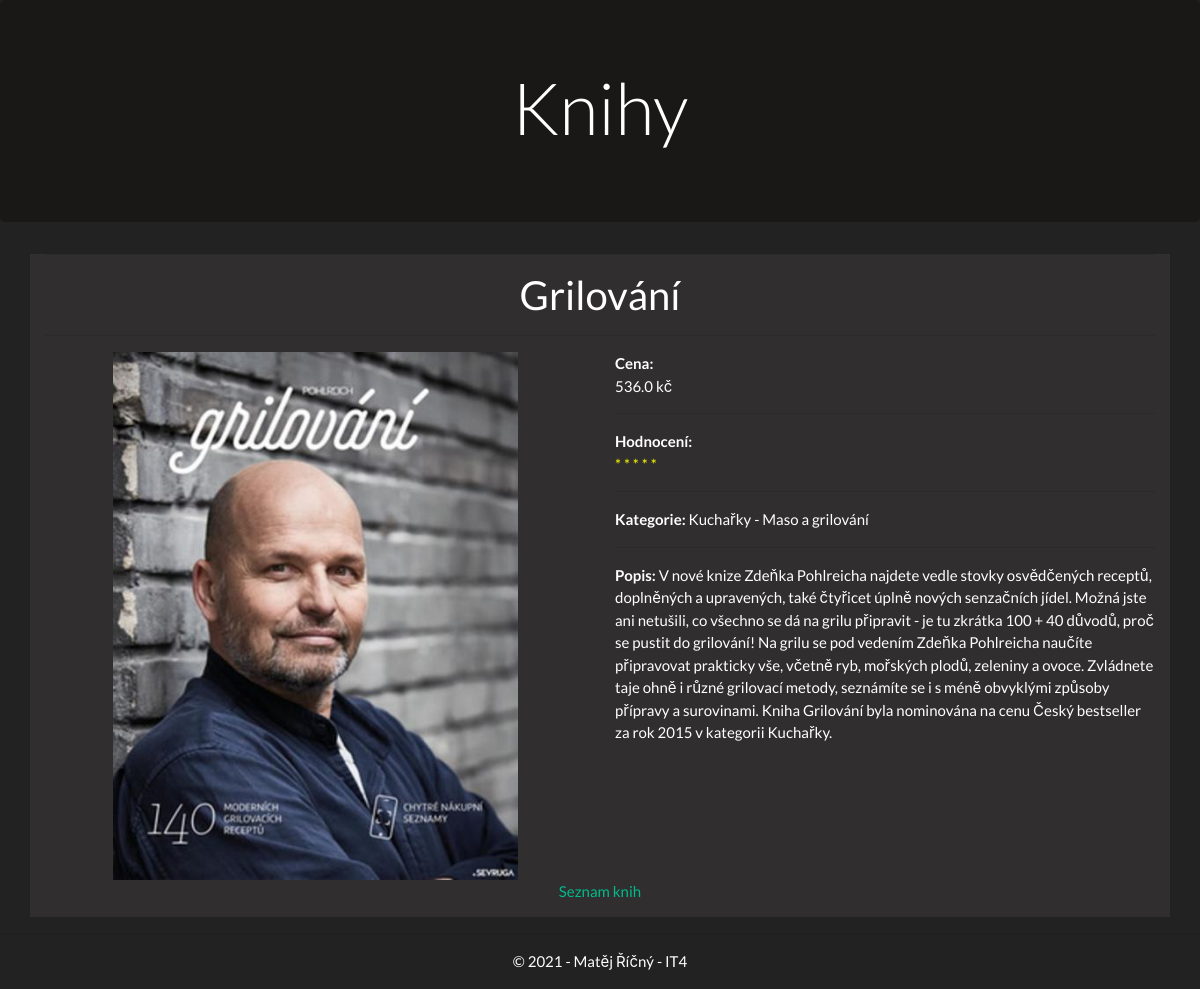
Page /knihy/detail/3 on the committed database.
### books/models.py (models this page shows, shortened)
class kniha(models.Model):
    nazev = models.CharField(max_length=50, verbose_name="Název knihy")
    autor_jmeno = models.CharField(max_length=50, verbose_name="Jméno autora")
    autor_prijmeni = models.CharField(max_length=50, verbose_name="Příjmení autora")
    rok = models.DateField(auto_now_add=True)
    popis = models.TextField(blank=True, null=True, verbose_name="Popis knihy")
    cena = models.FloatField(validators=[MinValueValidator(0.0)], null=True,
                             help_text="Zadejte cenu knihy", verbose_name="Cena")
    HODNOCENI = (
        (5, 'Výborná'),
        (4, 'Dobrá'),
        (3, 'Průměrná'),
        (2, 'Špatná'),
        (1, 'Velmi špatná'),
    )
    hodnoceni = models.IntegerField(choices=HODNOCENI, blank=True, default=3, verbose_name="Hodnocení",
                                    help_text='Vyberte hodnocení knihy')
    foto = models.ImageField(upload_to='knihy/%Y/%m/%d', blank=True, null=True, verbose_name="Foto knihy")
    kategorie = models.ForeignKey(kategorie, on_delete=models.RESTRICT)
    class Meta:
        ordering = ["-hodnoceni"]
        verbose_name = 'Kniha'
        verbose_name_plural = 'Knihy'

class kategorie(models.Model):
    typ = models.CharField(max_length=50, unique=True, verbose_name="Název kategorie",
                           help_text='Zadejte podkategorii')
    KATEGORIE = (
        ('Beletrie', 'beletrie'),
        ('Poezie', 'poezie'),
        ('Historická literatura', 'historicka_literatura'),
        ('Literatura pro děti a mládež', 'deti_literatura'),
        ('Odborná literatura', 'odborna_literatura'),
        ('Naučná literatura', 'naucna_literatura'),
        ('Kuchařky', 'kucharky'),
        ('Cestování', 'cestovani'),
        ('Zdraví', 'zdravi'),
    )
    oblast = models.CharField(max_length=50,choices=KATEGORIE, blank=True, default='Beletrie', verbose_name="Kategorie")
    class Meta:
        ordering = ["typ"]
        verbose_name = 'Kategorie'
        verbose_name_plural = 'Kategorie'

### books/views.py (the view)
# urls.py: path('detail/<int:pk>', views.KnihyDetailView.as_view(), name='detail'),
class KnihyDetailView(DetailView):
    model = kniha
    context_object_name = 'kniha'
    template_name = 'detail.html'

### books/templates/detail.html (shortened to what this page needs)
{% extends 'base.html' %}
{% block content %}
    <hr>
    <h2 class="text-center">{{ kniha.nazev }}</h2>
    <hr>
    <div class="row">
        <div class="col text-center">
            <img src="{{ kniha.foto.url }}" alt="{{ kniha.nazev }}" width="75%">
        </div>
        <div class="col">
            <b>Cena:</b><p> {{ kniha.cena }} kč</p>
            <hr>
            <b>Hodnocení:</b><p style="color:yellow;"> {% for star in "x"|ljust:kniha.hodnoceni %} * {% endfor %}</p>
            <hr>
            <p><b>Kategorie:</b> {{ kniha.kategorie.oblast }} - {{ kniha.kategorie.typ }}</p>
            <hr>
            <p><b>Popis:</b> {{ kniha.popis }}</p>
        </div>
    </div>
    <p class="text-center" style="padding-bottom:15px"><a href="../list">Seznam knih</a></p>
{% endblock %}

### rows in the picture
kniha: nazev "Grilování", foto (picture), cena "536.0", hodnoceni 5 (drawn), kategorie.oblast "Kuchařky", kategorie.typ "Maso a grilování", popis "V nové knize Zdeňka Pohlreicha najdete vedle stovky osvědčených receptů, doplněných a upravených, také čtyřicet úplně nových senzačních jídel. Možná jste ani netušili, co všechno se dá na grilu připravit - je tu zkrátka 100 + 40 důvodů, proč se pustit do grilování! Na grilu se pod vedením Zdeňka Pohlreicha naučíte připravovat prakticky vše, včetně ryb, mořských plodů, zeleniny a ovoce. Zvládnete taje ohně i různé grilovací metody, seznámíte se i s méně obvyklými způsoby přípravy a surovinami. Kniha Grilování byla nominována na cenu Český bestseller za rok 2015 v kategorii Kuchařky."
